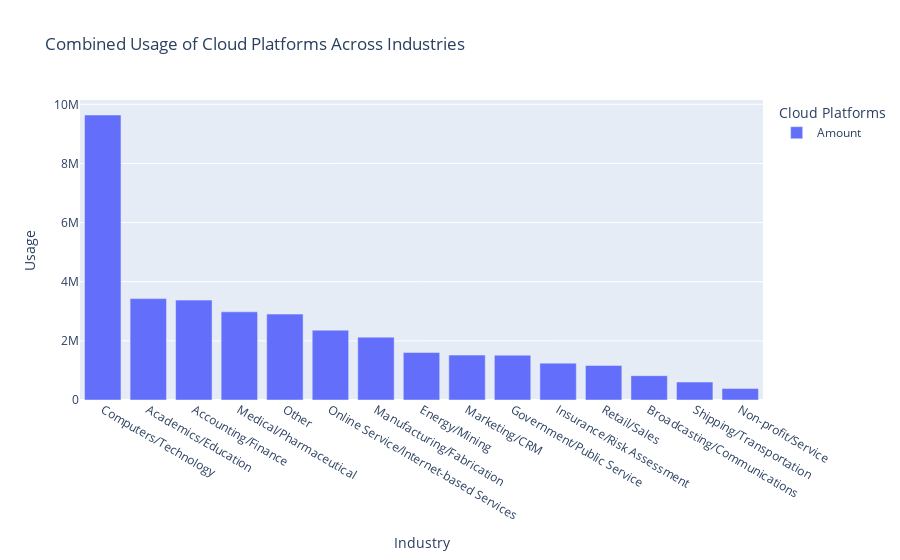

Notebook source saved alongside this figure:
### Markdown cell above
1)The strip plot illustrates expenditure patterns on diverse cloud platforms across different industry domains. <br>
2)Consistently, expenditures across various industries tend to cluster below 10,000 dollars or surpass 50,000 dollars in certain instances. <br>
3)This spending trend is consistent across industries, mirroring the observed financial ranges across different sectors in their cloud platform expenses. <br>

### Code cell
import plotly.express as px

grouped_data = df5.groupby('Industry').sum() 

# Create the stacked bar plot using Plotly Express
fig = px.bar(grouped_data, x=grouped_data.index, y=grouped_data.columns,
             title='Combined Usage of Cloud Platforms Across Industries',
             labels={'value': 'Usage', 'Industry': 'Industry', 'variable': 'Cloud Platforms'},
             barmode='stack')

fig.update_layout(xaxis={'categoryorder': 'total descending'},
                  xaxis_title='Industry',
                  yaxis_title='Usage')

fig.show()

### Figure 1 — Plotly figure (JSON) as saved in the notebook; plotly's stock layout.template omitted (floating-point values rounded to 4 significant figures)
{"data": [{"alignmentgroup": "True", "hovertemplate": "Cloud Platforms=Amount<br>Industry=%{x}<br>Usage=%{y}<extra></extra>", "legendgroup": "Amount", "marker": {"color": "#636efa", "pattern": {"shape": ""}}, "name": "Amount", "offsetgroup": "Amount", "orientation": "v", "showlegend": true, "textposition": "auto", "type": "bar", "x": ["Academics/Education", "Accounting/Finance", "Broadcasting/Communications", "Computers/Technology", "Energy/Mining", "Government/Public Service", "Insurance/Risk Assessment", "Manufacturing/Fabrication", "Marketing/CRM", "Medical/Pharmaceutical", "Non-profit/Service", "Online Service/Internet-based Services", "Other", "Retail/Sales", "Shipping/Transportation"], "xaxis": "x", "y": [3429000.0, 3377810, 822700.0, 9639000.0, 1604000.0, 1515885, 1246789, 2125000.0, 1518000.0, 2982000.0, 389500.0, 2362784, 2905000.0, 1167119, 607716], "yaxis": "y"}], "layout": {"barmode": "stack", "legend": {"title": {"text": "Cloud Platforms"}, "tracegroupgap": 0}, "title": {"text": "Combined Usage of Cloud Platforms Across Industries"}, "xaxis": {"anchor": "y", "categoryorder": "total descending", "domain": [0, 1], "title": {"text": "Industry"}}, "yaxis": {"anchor": "x", "domain": [0, 1], "title": {"text": "Usage"}}}}
